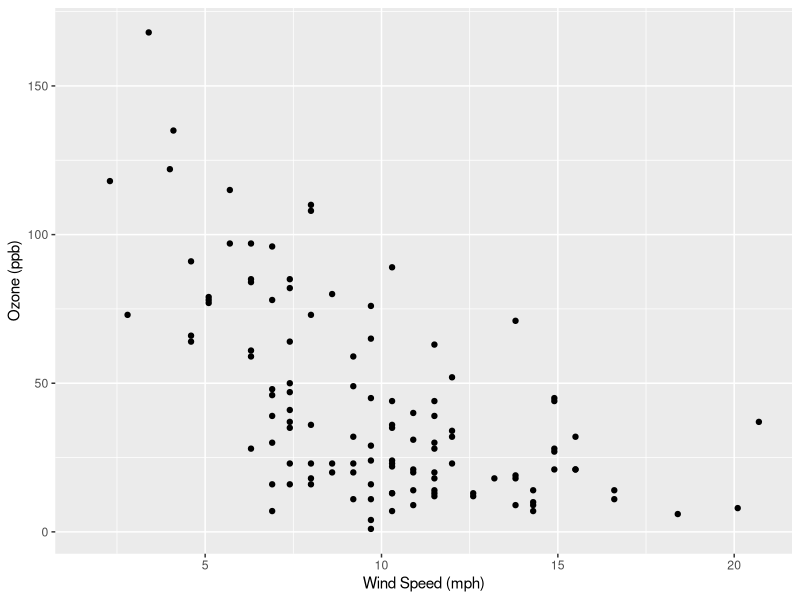
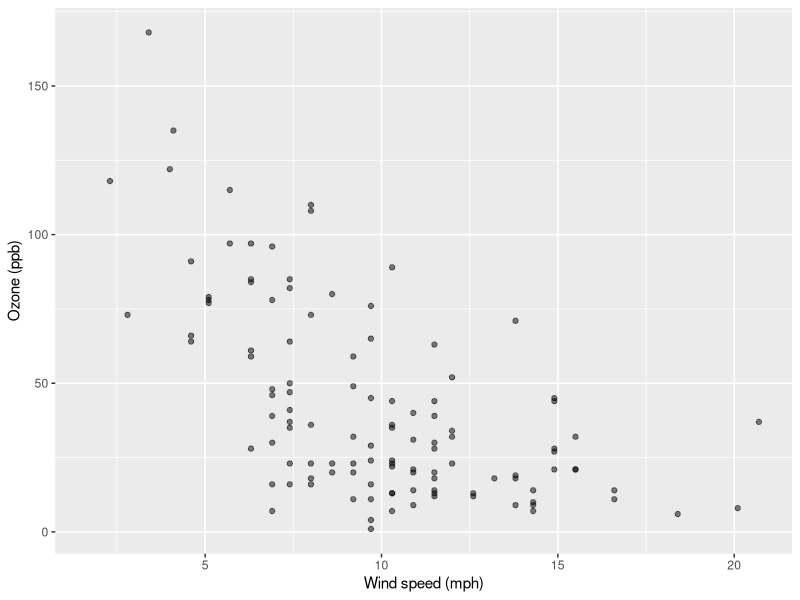
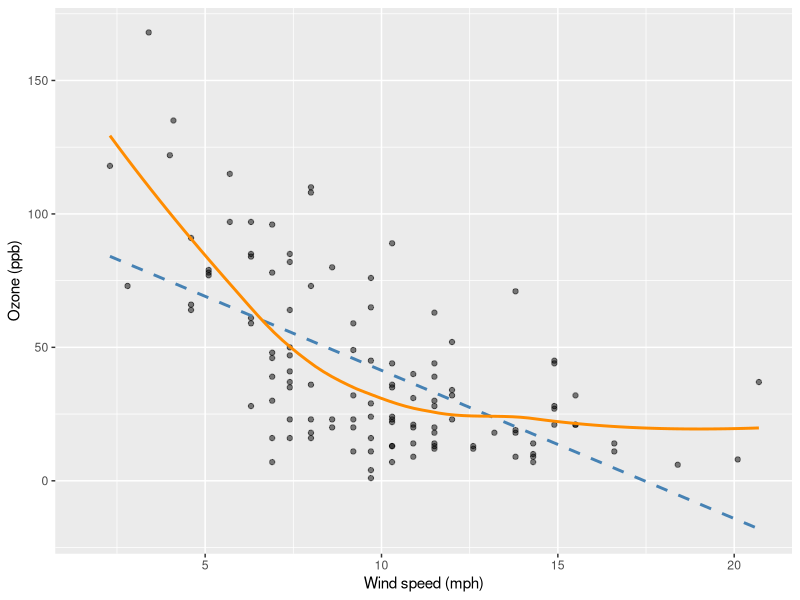
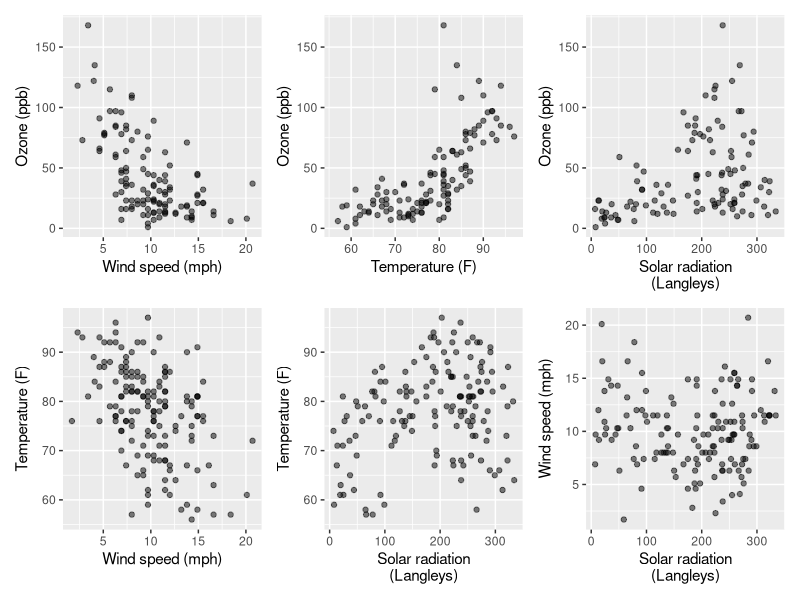
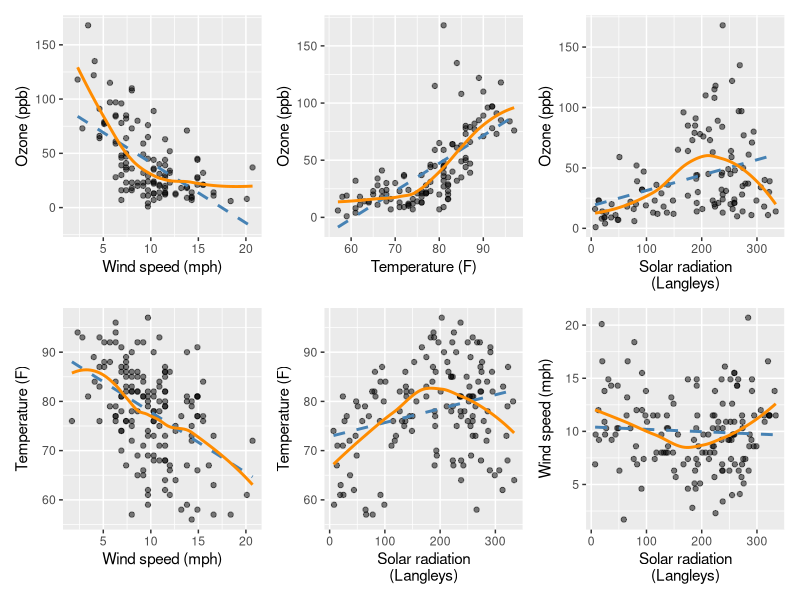
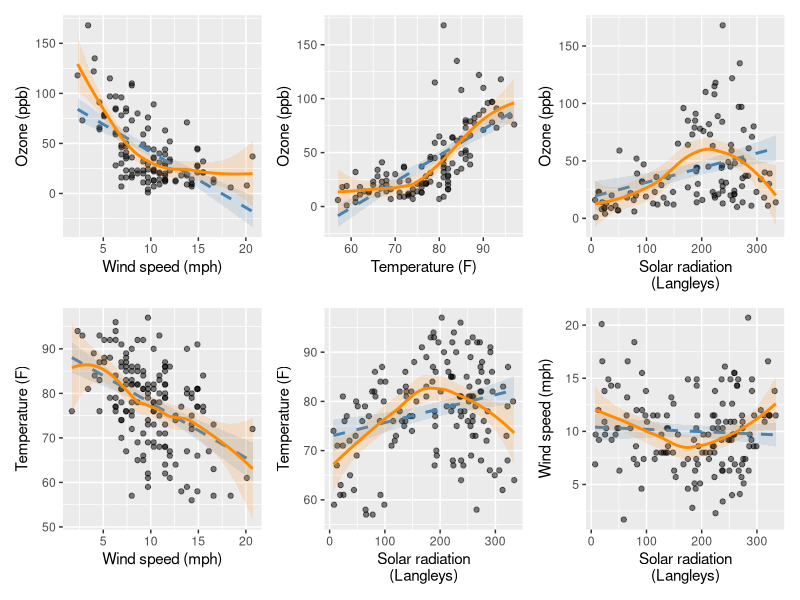
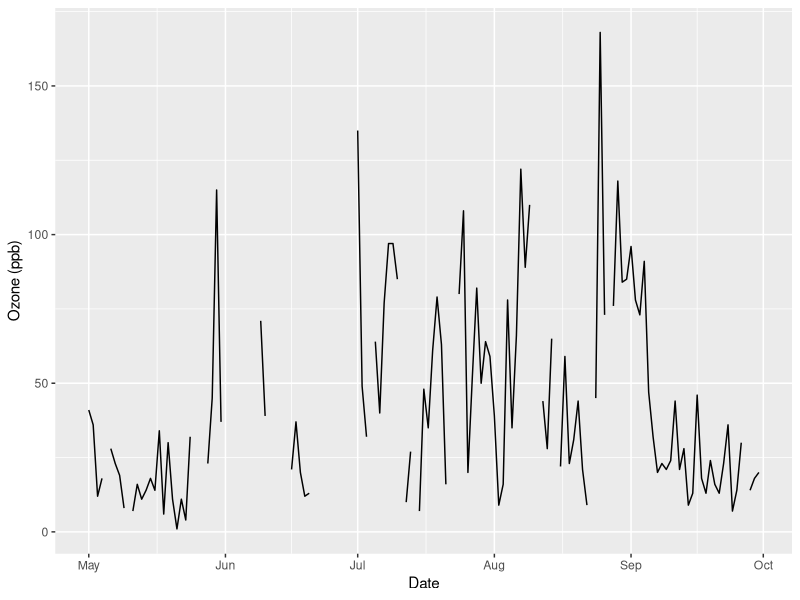
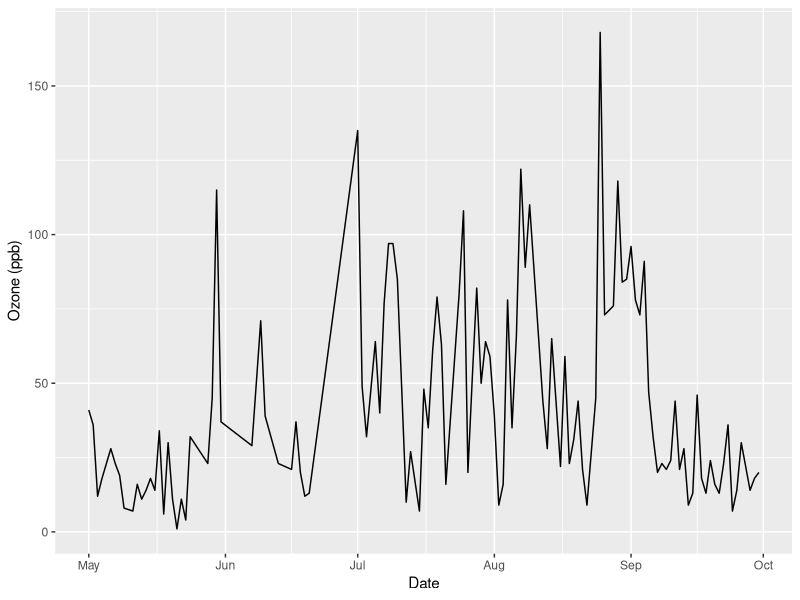

These figures' R source, in order:
## ---- chunk 1
knitr::opts_chunk$set(
  echo = TRUE,
  message = FALSE,
  warning = FALSE,
  cache = FALSE,
  fig.align = "center",
  fig.width = 5,
  fig.height = 4,
  dev = "png"
)
options(scipen = 999)
## ---- chunk 2
head(airquality)
## ---- chunk 3
library(tidyverse)

airquality %>%
  ggplot(aes(x=Wind,y= Ozone)) +
  geom_point() +
  labs(x = "Wind Speed (mph)", y = "Ozone (ppb)")
## ---- chunk 4
ozone_wind <-
  ggplot(airquality, aes(x = Wind,y = Ozone)) +
  geom_point(alpha = 0.5) +
  labs(x = "Wind speed (mph)", y = "Ozone (ppb)")
print(ozone_wind)
## ---- chunk 5
linear_fit <- geom_smooth(
  method = "lm", formula = y ~ x, se = FALSE,
  colour = "steelblue", linetype = "dashed"
)

loess_fit <- geom_smooth(
  method = "loess", formula = y ~ x, span = 0.75, se = FALSE,
  colour = "darkorange"
)

ozone_wind + linear_fit + loess_fit
## ---- chunk 6
variable_labels <- c(
  Ozone = "Ozone (ppb)",
  Solar.R = "Solar radiation\n(Langleys)",
  Wind = "Wind speed (mph)",
  Temp = "Temperature (F)"
)

plot_pairs <- tribble(
  ~x,        ~y,
  "Wind",    "Ozone",
  "Temp",    "Ozone",
  "Solar.R", "Ozone",
  "Wind",    "Temp",
  "Solar.R", "Temp",
  "Solar.R", "Wind"
)

scatter_plot <- function(x, y) {
  ggplot(data =airquality, aes(x = .data[[x]], y = .data[[y]])) +
    geom_point(alpha = 0.5) +
    labs(x = variable_labels[[x]], y = variable_labels[[y]])
}

plot_pairs <- plot_pairs %>%
  mutate(scatter = map2(x, y, scatter_plot))
head(plot_pairs)
## ---- chunk 7
library(patchwork)

wrap_plots(plot_pairs$scatter, ncol = 3)
## ---- chunk 8
trend_plot <- function(x, y) {
  scatter_plot(x, y) +
    linear_fit +
    loess_fit
}

plot_pairs <- plot_pairs %>%
  mutate(plot = map2(x, y, trend_plot))
## ---- chunk 9
wrap_plots(plot_pairs$plot, ncol = 3)
## ---- chunk 10
linear_fit <- geom_smooth(
  method = "lm", formula = y ~ x, se = TRUE, level = 0.95,
  colour = "steelblue", fill = "steelblue", alpha = 0.15,
  linetype = "dashed"
)

loess_fit <- geom_smooth(
  method = "loess", formula = y ~ x, span = 0.75, se = TRUE, level = 0.95,
  colour = "darkorange", fill = "darkorange", alpha = 0.15
)

plot_pairs <- plot_pairs %>%
  mutate(plot_with_bands = map2(x, y, trend_plot))

wrap_plots(plot_pairs$plot_with_bands, ncol = 3)
## ---- chunk 11
library(lubridate)

airquality_formatted <-
  airquality %>%
  as_tibble() %>% # tibbles are nicer to work with than data frames, do you know why?
  mutate(Date = make_date("1973", Month, Day))

airquality_formatted
## ---- chunk 12
p1 <-
  airquality_formatted %>%
  ggplot(aes(x=Date,y= Ozone)) +
  geom_line() +
  labs(y = "Ozone (ppb)")

p1
## ---- chunk 13
airquality_nona <- drop_na(airquality_formatted, Ozone)

p2 <-
  airquality_nona %>%
  ggplot(aes(Date, Ozone)) +
  geom_line() + 
  labs(y = "Ozone (ppb)")

p2
## ---- chunk 14
p3 <- p2 + geom_point()
p3
## ---- chunk 15
p_gaps <- p1 + geom_point(na.rm = TRUE)
p_gaps
## ---- chunk 16
p4 <- p3 + scale_x_date(minor_breaks = "weeks")
p4
## ---- chunk 17
airquality_1973 <-
  airquality_nona %>%
  mutate(Weekday = wday(Date))
head(airquality_1973)
airquality_1973 %>%
  ggplot(aes(x=Weekday,y= Ozone)) +
  geom_point() + 
  labs(y = "Ozone (ppb)")

## ---- chunk 18
airquality_1973 %>%
  ggplot(aes(as.ordered(Weekday), Ozone)) +
  geom_boxplot() +
  labs(x = "Weekday", y = "Ozone (ppb)")
## ---- chunk 19
airquality_1973_named <-
  airquality_nona %>%
  mutate(Weekday = wday(Date, label = TRUE, week_start = 7, locale = "C"))

airquality_1973_named %>%
  ggplot(aes(Weekday, Ozone)) +
  geom_boxplot() +
  labs(x = "Day of the Week", y = "Ozone (ppb)")
## ---- chunk 20
airquality_1973_named %>%
  mutate(DayType = if_else(Weekday %in% c("Sat", "Sun"), "Weekend", "Non-weekend")) %>%
  group_by(DayType) %>%
  summarise(
    Observations = n(),
    Mean_Ozone = round(mean(Ozone), 1),
    Median_Ozone = median(Ozone),
    .groups = "drop"
  )
## ---- chunk 21
airquality_month_named <-
  airquality_formatted %>%
  mutate(Month = factor(Month, levels = 5:9, labels = month.name[5:9]))

airquality_month_named %>%
  ggplot(aes(Month, Ozone)) +
  geom_boxplot(na.rm = TRUE) +
  labs(x = "Month", y = "Ozone (ppb)")
## ---- chunk 22
airquality_month_named %>%
  group_by(Month) %>%
  summarise(
    Observations = sum(!is.na(Ozone)),
    Missing = sum(is.na(Ozone)),
    Mean_Ozone = round(mean(Ozone, na.rm = TRUE), 1),
    Median_Ozone = median(Ozone, na.rm = TRUE),
    .groups = "drop"
  )
